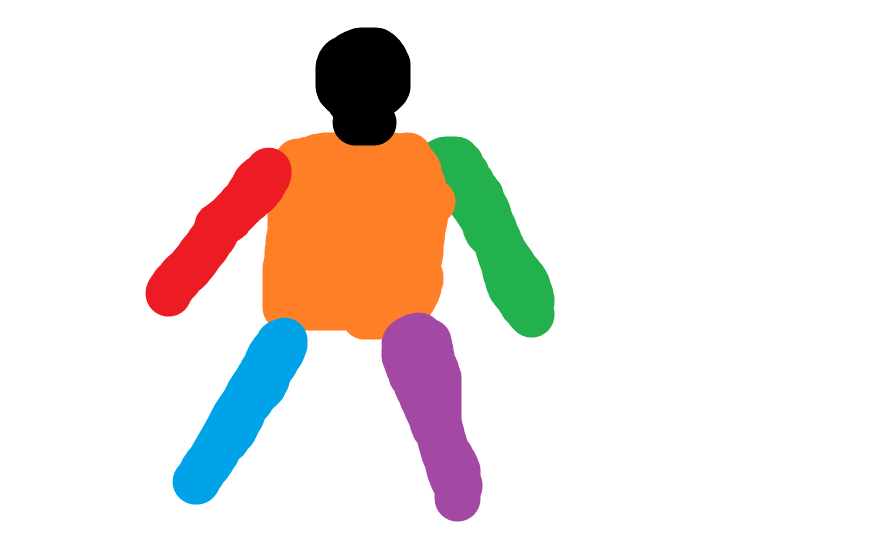
%> input picture Imagenes/cuerpo1.bmp, 887 x 550 px
$ octave objetopartes.m   (GNU Octave 9; MATLAB toolbox functions it lacks are replaced by stand-ins)
%> lines starting %> are read from the running program, lines starting %| are printed output that depends on the picture; in (x1, y1, x2, y2) boxes, pixels count from 0 and x2, y2 are one past the last pixel; in counts of white or black regions, pixels touching at a corner belong together; the program's own positions count from 1
%% Leer imagen y tratamiento de la imagen:
clc; clear all; close all;

A = rgb2gray(imread('../Imagenes/cuerpo1.bmp'));
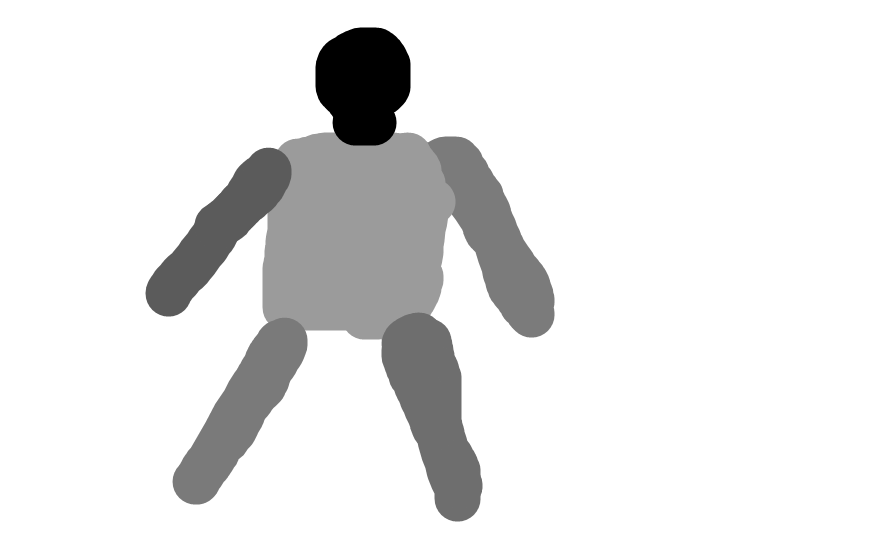
%> A: size 550x887 uint8; min 0, max 255, mean 231.5
A1 = not(im2bw(A,0.5));
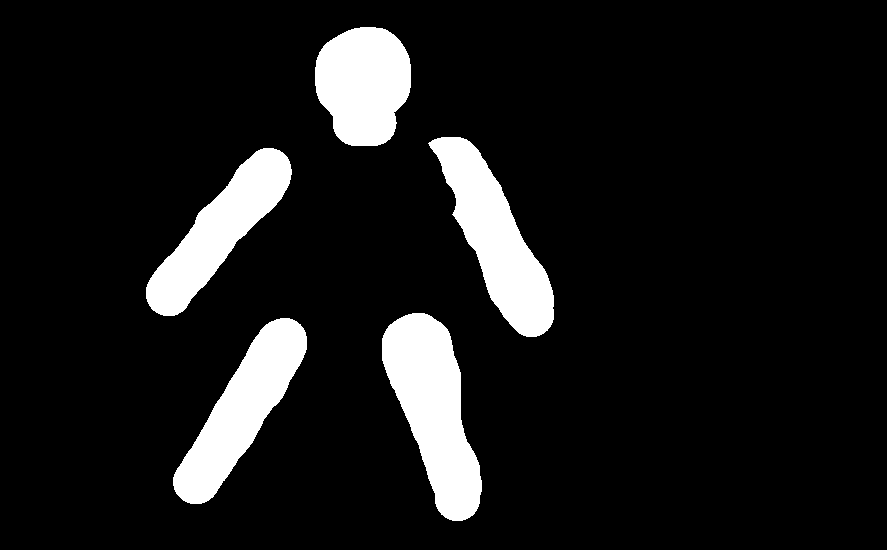
%> A1: size 550x887 logical; 10.3% white; 5 white regions, box (x1, y1, x2, y2) and area: (382, 313, 482, 521) 11691, (428, 137, 554, 337) 10532, (173, 318, 307, 504) 9935, (146, 148, 292, 316) 9187, (315, 27, 411, 146) 8949
A2 = not(im2bw(A,0.75));
%> A2: size 550x887 logical; 17% white; 1 white region, box (x1, y1, x2, y2) and area: (145, 27, 555, 522) 82907
A3 = and(not(A1),A2);
%> A3: size 550x887 logical; 6.7% white; 443 white regions (441 under 20 px), largest, box (x1, y1, x2, y2) and area: (263, 132, 456, 339) 31815, (461, 376, 462, 420) 44
SE = strel('square',3);
extremidades = imerode(A1,SE);
%> extremidades: size 550x887 logical; 9.7% white; 5 white regions, box (x1, y1, x2, y2) and area: (383, 314, 481, 520) 11079, (430, 138, 553, 336) 9876, (174, 319, 306, 503) 9299, (147, 149, 291, 315) 8563, (316, 28, 410, 145) 8517
extremidades = imdilate(extremidades,SE);
%> extremidades: size 550x887 logical; 10.3% white; 5 white regions, box (x1, y1, x2, y2) and area: (382, 313, 482, 521) 11691, (429, 137, 554, 337) 10530, (173, 318, 307, 504) 9935, (146, 148, 292, 316) 9187, (315, 27, 411, 146) 8947
extremidades = imfill(extremidades,'holes');
torso = imerode(A3,SE);
%> torso: size 550x887 logical; 6.3% white; 1 white region, box (x1, y1, x2, y2) and area: (264, 134, 455, 338) 30941
torso = imdilate(torso,SE);
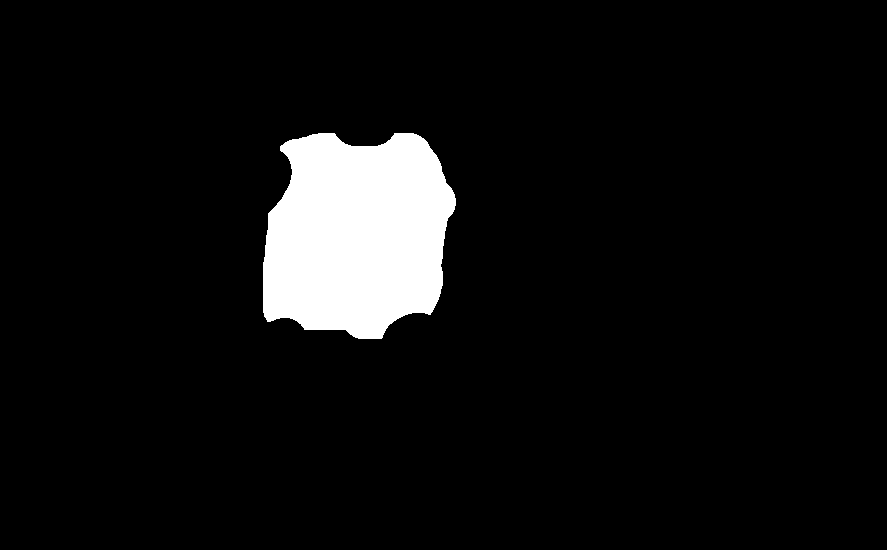
%> torso: size 550x887 logical; 6.5% white; 1 white region, box (x1, y1, x2, y2) and area: (263, 133, 456, 339) 31801
torso = imfill(torso,'holes');

%% Graficar extremidades y torso:

figure
    subplot(1,2,1)
        imshow(A)
    subplot(2,2,2)
        imshow(extremidades)
    subplot(2,2,4)
        imshow(torso)

%% Obtener etiquetado de partes:

[etiquetas,num] = bwlabel(extremidades);
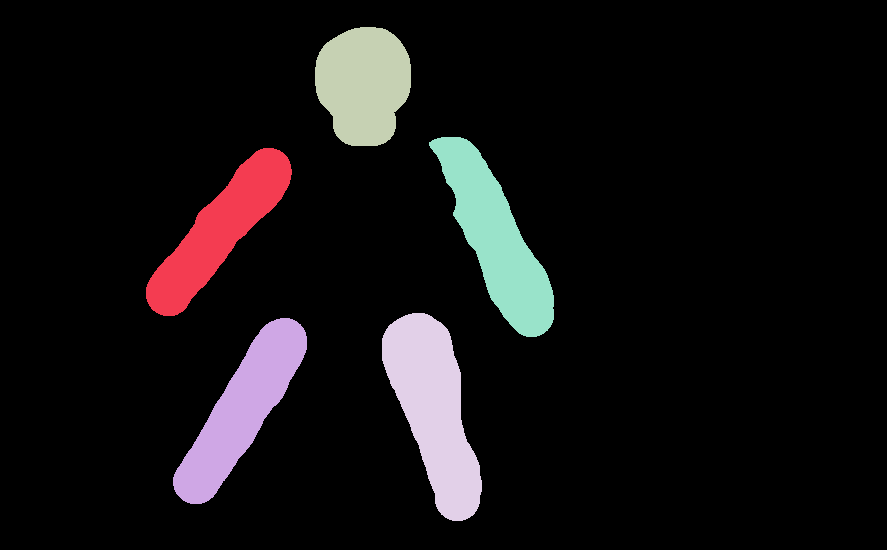
%> etiquetas: size 550x887 double; 6 distinct labels, from 0 to 5; one colour per label, 0 black
%> num = 5
etiquetas = etiquetas + torso*(num+1);
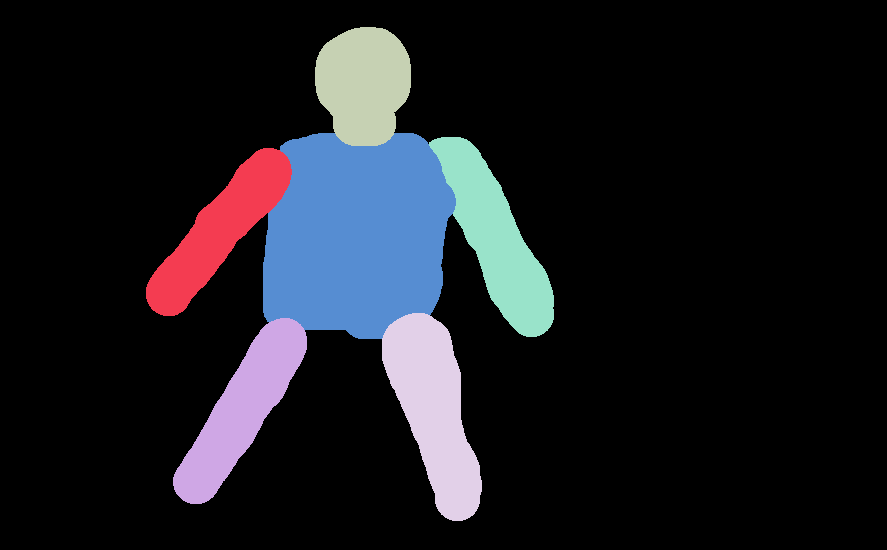
%> etiquetas: size 550x887 double; 7 distinct labels, from 0 to 6; one colour per label, 0 black

%% Graficar extremidades y torso:

figure
for i = 1:num+1
    subplot(2,3,i)
        imshow(etiquetas == i)
end
%> this loop made 6 passes
%> pass 1, `imshow(etiquetas == i)`:
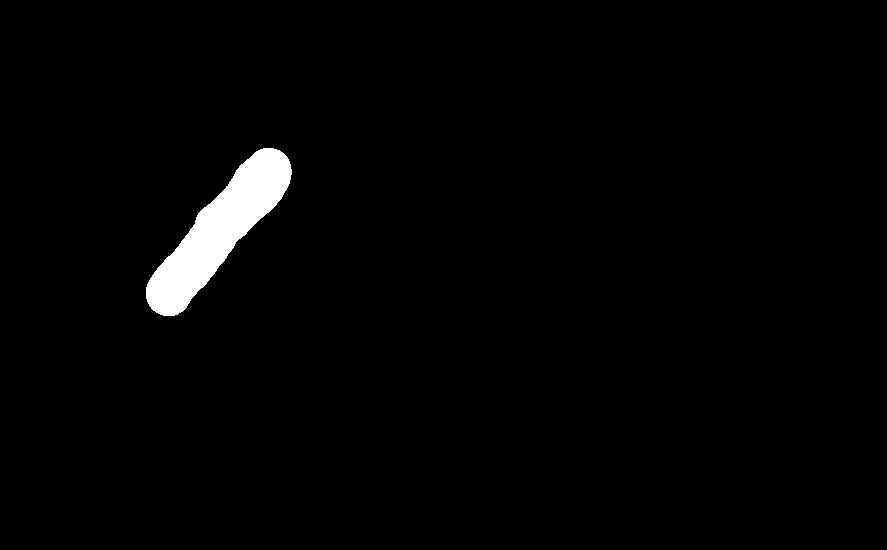
%> displayed picture: size 550x887 logical; 1.9% white; 1 white region, box (x1, y1, x2, y2) and area: (146, 148, 292, 316) 9187
%> after the loop:
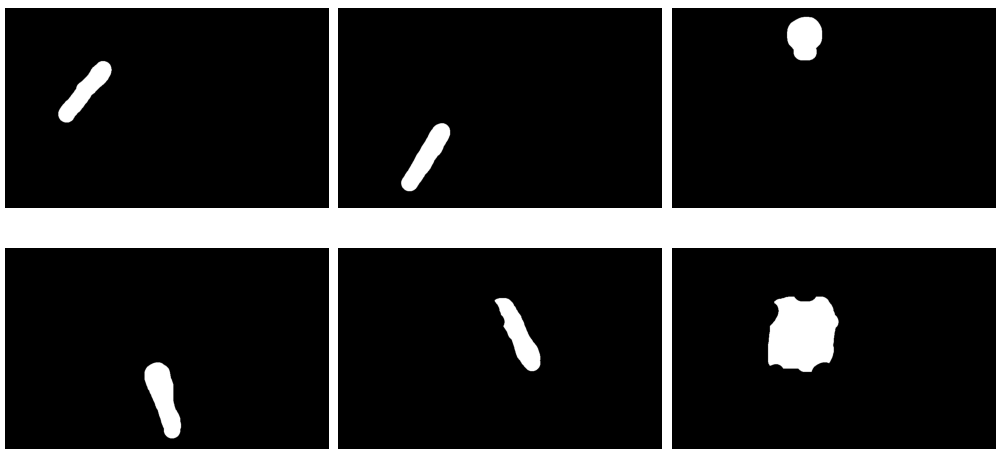
%> figure redrawn from the program's plot data, 6 panels

$ run again, with Imagenes/cuerpo2.bmp copied over Imagenes/cuerpo1.bmp
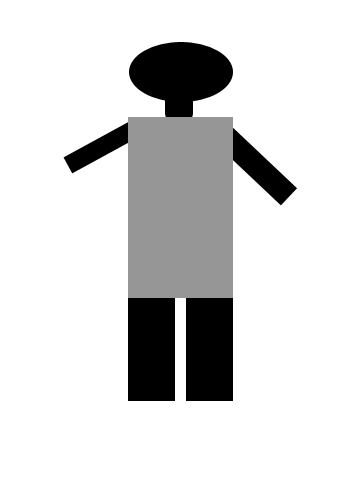
%> input picture Imagenes/cuerpo2.bmp, 360 x 500 px
%> A1: size 500x360 logical; 10% white; 5 white regions, box (x1, y1, x2, y2) and area: (129, 42, 233, 117) 5312, (128, 298, 175, 401) 4841, (186, 298, 233, 401) 4841, (233, 128, 297, 205) 1814, (64, 122, 128, 173) 1241
%> A2: size 500x360 logical; 20.7% white; 1 white region, box (x1, y1, x2, y2) and area: (64, 42, 297, 401) 37196
%> A3: size 500x360 logical; 10.6% white; 95 white regions (94 under 20 px), largest, box (x1, y1, x2, y2) and area: (128, 116, 233, 298) 19007
%> `[etiquetas,num] = bwlabel(extremidades);`:
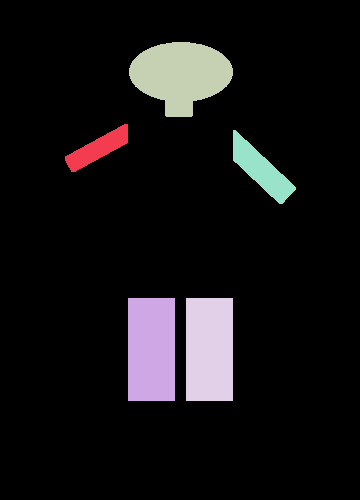
%> etiquetas: size 500x360 double; 6 distinct labels, from 0 to 5; one colour per label, 0 black
%> num = 5
%> the loop `for i = 1:num+1` made 6 passes
%> pass 2, `imshow(etiquetas == i)`:
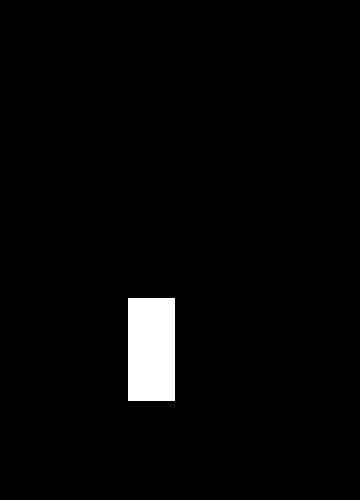
%> displayed picture: size 500x360 logical; 2.7% white; 1 white region, box (x1, y1, x2, y2) and area: (128, 298, 175, 401) 4841
